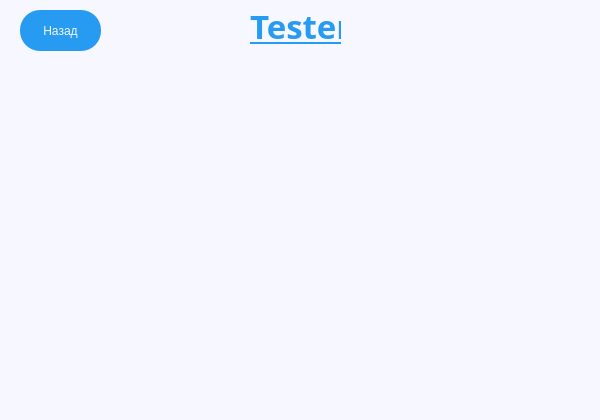
<?xml version="1.0" encoding="UTF-8"?>
<ui version="4.0">
 <class>choosetestwidget</class>
 <widget class="QWidget" name="choosetestwidget">
  <property name="geometry">
   <rect>
    <x>0</x>
    <y>0</y>
    <width>600</width>
    <height>420</height>
   </rect>
  </property>
  <property name="windowTitle">
   <string>AvaibleTests</string>
  </property>
  <property name="styleSheet">
   <string notr="true">background-color: #f7f7ff;</string>
  </property>
  <widget class="QLabel" name="lblMainName">
   <property name="geometry">
    <rect>
     <x>250</x>
     <y>0</y>
     <width>91</width>
     <height>51</height>
    </rect>
   </property>
   <property name="font">
    <font>
     <family>Ubuntu Condensed</family>
     <pointsize>25</pointsize>
     <weight>75</weight>
     <italic>false</italic>
     <bold>true</bold>
     <underline>true</underline>
    </font>
   </property>
   <property name="styleSheet">
    <string notr="true">color: #279af1;</string>
   </property>
   <property name="text">
    <string>Tester</string>
   </property>
  </widget>
  <widget class="QWidget" name="verticalLayoutWidget">
   <property name="geometry">
    <rect>
     <x>70</x>
     <y>70</y>
     <width>461</width>
     <height>291</height>
    </rect>
   </property>
   <layout class="QVBoxLayout" name="verticalLayout">
    <property name="topMargin">
     <number>2</number>
    </property>
   </layout>
  </widget>
  <widget class="QPushButton" name="btnBack">
   <property name="geometry">
    <rect>
     <x>20</x>
     <y>10</y>
     <width>81</width>
     <height>41</height>
    </rect>
   </property>
   <property name="cursor">
    <cursorShape>PointingHandCursor</cursorShape>
   </property>
   <property name="styleSheet">
    <string notr="true">QPushButton
{
	background-color: #279AF1;
	border-radius: 20px;
	padding: 4px;
	color: #f7f7ff;
}
QPushButton:hover
 { 
	background-color: #23B5D3;
}</string>
   </property>
   <property name="text">
    <string>Назад</string>
   </property>
  </widget>
 </widget>
 <resources/>
 <connections/>
</ui>
